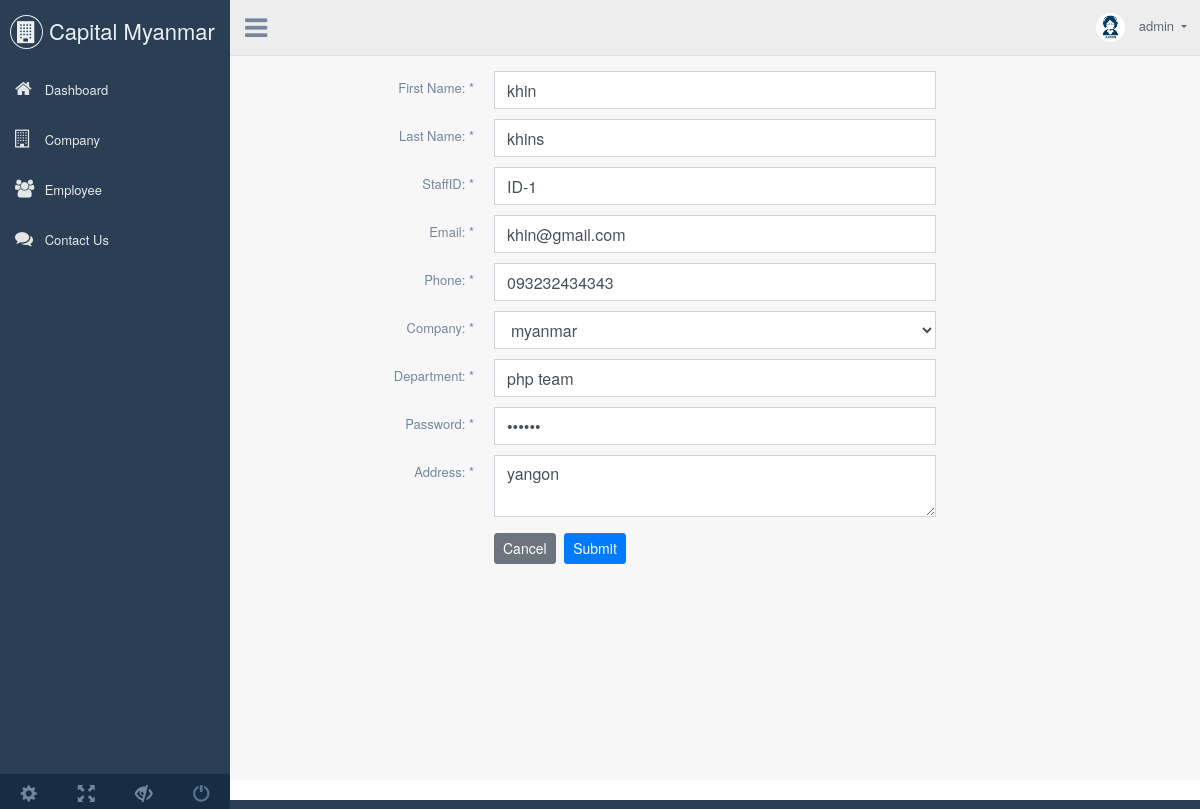
Screenshot of /editEmployee.php?edit=1 (signed in) with the database file from the repository.
### tables this page shows
CREATE TABLE IF NOT EXISTS `employee` (
  `emId` int(11) NOT NULL AUTO_INCREMENT,
  `firstName` varchar(255) NOT NULL DEFAULT '0',
  `lastName` varchar(255) NOT NULL DEFAULT '0',
  `staffID` varchar(255) NOT NULL DEFAULT '0',
  `email` varchar(255) NOT NULL DEFAULT '0',
  `phone` varchar(50) NOT NULL DEFAULT '0',
  `companyId` int(11) NOT NULL DEFAULT '0',
  `department` varchar(50) NOT NULL DEFAULT '0',
  `password` varchar(50) NOT NULL DEFAULT '0',
  `address` varchar(50) NOT NULL DEFAULT '0',
  PRIMARY KEY (`emId`)
);

CREATE TABLE IF NOT EXISTS `company` (
  `comId` int(11) NOT NULL AUTO_INCREMENT,
  `company` varchar(255) NOT NULL DEFAULT '0',
  `email` varchar(255) NOT NULL DEFAULT '0',
  `address` varchar(255) NOT NULL DEFAULT '0',
  PRIMARY KEY (`comId`)
);

### common.php (called while the page is built, shortened)
<?php
    class Common {
        public $con;
        function __construct()
        {
            $this->con = new PDO(DSN, ROOT, ROOT_PASS);
        }
        function getAll($query, $param = []) {
            $data = $this->con->prepare($query);
            $data->execute($param);
            $data = $data->fetchAll(PDO::FETCH_ASSOC);
            return $data;
        }
        function getAllRow($query, $param = []) {
            $data = $this->con->prepare($query);
            $data->execute($param);
            $datas = $data->fetch(PDO::FETCH_ASSOC);
            return $datas;
        }
    }
?>

### editEmployee.php (the view, shortened to what this page needs)
<?php
  include 'header.php';
?>
<?php
  include 'common.php';
  $comem = new Common();
  $comdata = $comem->getAll("SELECT * FROM company");
  $id = $_GET['edit'];
  $em= $comem->getAllRow("SELECT * FROM employee WHERE emId = ? ", [$id]);
?>
<?php include 'sidebar.php' ?>
<?php include 'top_nav.php' ?>
<div class="right_col" role="main">
  <div class="x_content">
    <form action="updateEmployee.php?update=<?= $em['emId']; ?>" method="post" id="demo-form2" data-parsley-validate class="form-horizontal form-label-left">
    <div class="item form-group">
        <label class="col-form-label col-md-3 col-sm-3 label-align" for="name">First Name: <span class="required">*</span>
        </label>
        <div class="col-md-6 col-sm-6 ">
          <input type="text" id="name" name="st_name" required="required" class="form-control" value="<?= $em['firstName']?>">
        </div>
      </div>
      <div class="item form-group">
        <label class="col-form-label col-md-3 col-sm-3 label-align" for="">Last Name: <span class="required">*</span>
        </label>
        <div class="col-md-6 col-sm-6 ">
          <input type="text" id="" name="se_name" required="required" class="form-control" value="<?= $em['lastName']; ?>">
        </div>
      </div>
      <div class="item form-group">
        <label class="col-form-label col-md-3 col-sm-3 label-align" for="">StaffID: <span class="required">*</span>
        </label>
        <div class="col-md-6 col-sm-6 ">
          <input type="text" id="" name="staff" required="required" class="form-control" value="<?= $em['staffID']?>">
        </div>
      </div>
      <div class="item form-group">
        <label class="col-form-label col-md-3 col-sm-3 label-align" for="email">Email: <span class="required">*</span>
        </label>
        <div class="col-md-6 col-sm-6 ">
          <input type="email" id="email" name="email" required="required" class="form-control" value="<?= $em['email']?>">
        </div>
      </div>
      <div class="item form-group">
        <label class="col-form-label col-md-3 col-sm-3 label-align" for="">Phone: <span class="required">*</span>
        </label>
        <div class="col-md-6 col-sm-6 ">
          <input type="text" id="email" name="phone" required="required" class="form-control" value="<?= $em['phone']; ?>">
        </div>
      </div>
      <div class="item form-group">
        <label class="col-form-label col-md-3 col-sm-3 label-align" for="">Company: <span class="required">*</span>
        </label>
        <div class="col-md-6 col-sm-6 ">
          <select class="form-control" name="com_category">
            <?php foreach($comdata as $com):?>
            <option value="<?= $com['comId']; ?>"<?php if($com['comId'] == $em['companyId']) echo "selected"; ?>><?= $com['company']; ?></option>
            <?php endforeach;?>
          </select>
        </div>
      </div>
      <div class="item form-group">
        <label class="col-form-label col-md-3 col-sm-3 label-align" for="">Department: <span class="required">*</span>
        </label>
        <div class="col-md-6 col-sm-6 ">
          <input type="text" id="email" name="depart" required="required" class="form-control" value="<?= $em['department']; ?>">
        </div>
      </div>
      <div class="item form-group">
        <label class="col-form-label col-md-3 col-sm-3 label-align" for="">Password: <span class="required">*</span>
        </label>
        <div class="col-md-6 col-sm-6 ">
          <input type="password" id="" name="password" required="required" class="form-control" value="<?= $em['password']; ?>">
        </div>
      </div>
      <div class="item form-group">
        <label class="col-form-label col-md-3 col-sm-3 label-align" for="">Address: <span class="required">*</span>
        </label>
        <div class="col-md-6 col-sm-6 ">
          <textarea type="text" class="form-control" name="address"><?= $em['address']; ?></textarea>
        </div>
      </div>
      <div class="item form-group mt-3">
        <div class="col-md-6 col-sm-6 offset-md-3">
          <a href="employee.php" class="btn btn-secondary btn-sm" type="button">Cancel</a>
          <button type="submit" class="btn btn-primary btn-sm">Submit</button>
        </div>
      </div>
    </form>
  </div>
</div>
<?php include 'footer.php'?>

### rows the page displays
employee: st_name "khin", se_name "khins", staff "ID-1", email "khin@gmail.com", phone "093232434343", com_category "myanmar", depart "php team", address "yangon"

### other values shown
$_SESSION['user'] "admin"
